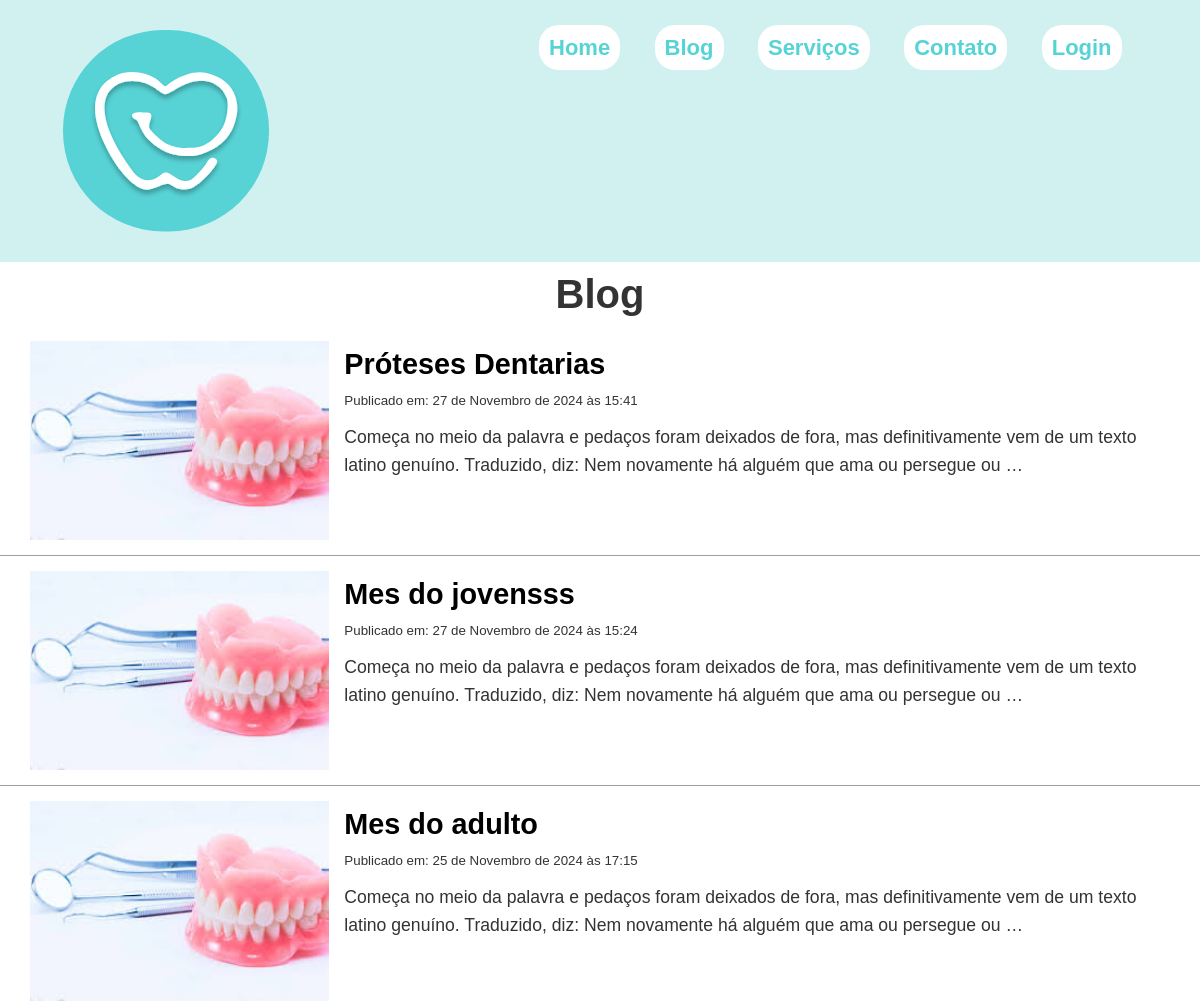
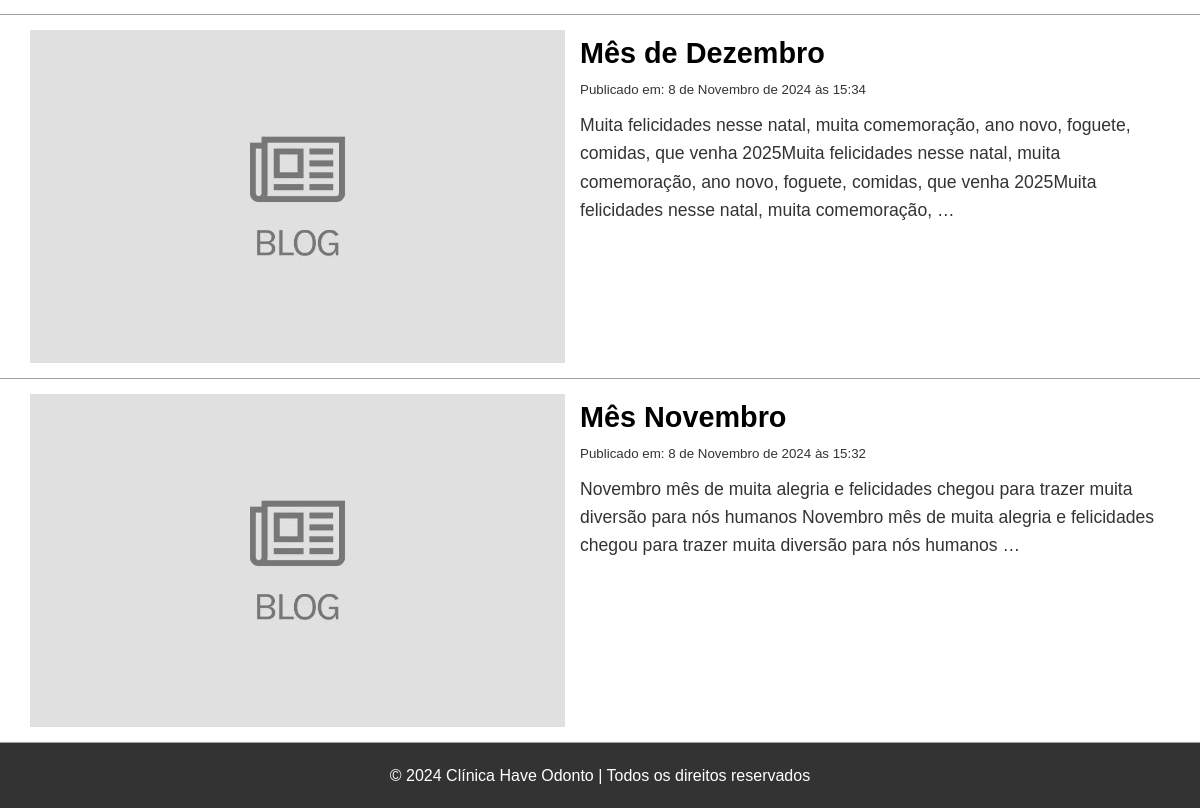
/blog/, run on an earlier commit of the app's database (2 pictures, top to bottom).
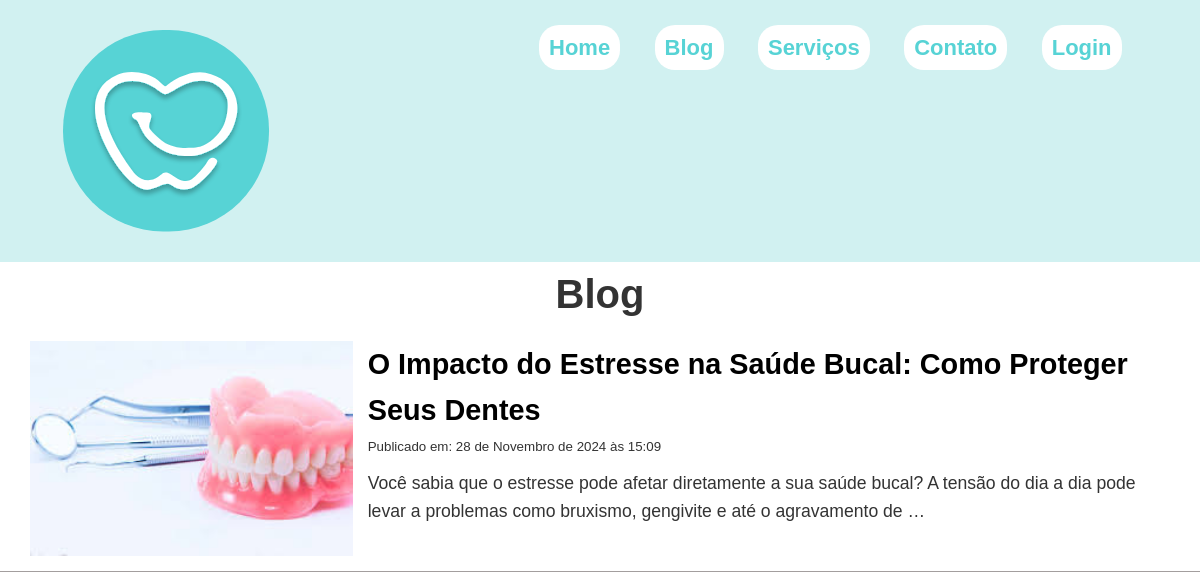
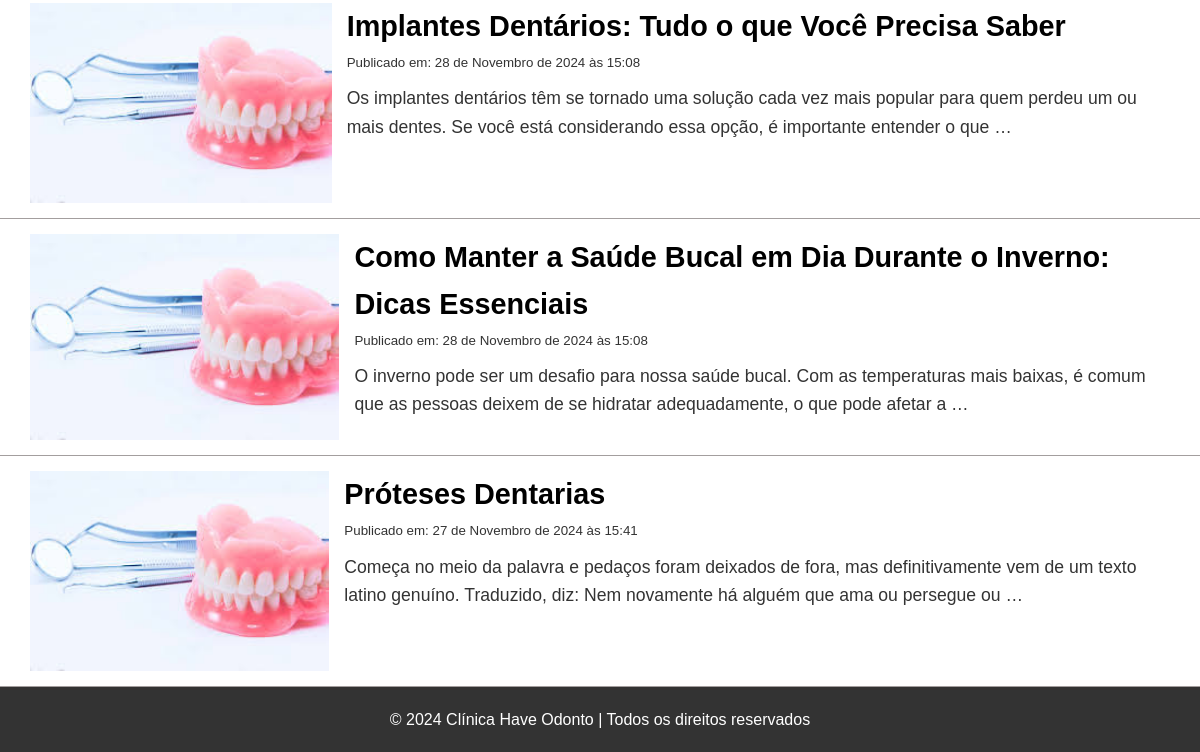
And on a later commit of the database (2 pictures, top to bottom).
### blog/models.py (models this page shows, shortened)
class Post(models.Model):
    title = models.CharField(max_length=100)
    description = models.CharField(max_length=200)
    content = models.TextField()
    created_at = models.DateTimeField(auto_now_add=True)
    updated_at = models.DateTimeField(auto_now=True)
    published = models.BooleanField(default=False)
    image = models.ImageField(upload_to='posts/',  default='posts/default.webp')
    class Meta:
        verbose_name = 'Post'
        verbose_name_plural = 'Posts'
        ordering = ['id']

### blog/views.py (the view)
# urls.py: path('blog/', views.post_list, name='post_list'),
def post_list(request):
    posts = Post.objects.filter(published=True).order_by('-created_at')
    return render(request, 'blog/post_list.html', {'posts': posts})

### blog/templates/blog/post_list.html (shortened to what this page needs)
{% load static %}
<!DOCTYPE html>
<html lang="pt-br">
<head>
    <link rel="stylesheet" href="{% static 'blog/css/style.css' %}">
</head>
<body>
    <header>
        <div class="container">
            <div class="navbar-container">
                <nav class="nav">
                    <img src="{% static 'base/img/logo.svg' %}" alt="LOGO Have Odonto" class="cabecalho-imagem">
                    <ul class="navbar-itens">
                        <li><a href="{% url 'home' %}">Home</a></li>
                        <li><a href="{% url 'post_list' %}">Blog</a></li>
                        <li><a href="#servicos">Serviços</a></li>
                        <li><a href="#endereco">Contato</a></li>
                        <li><a href="#" class="default-btn">Login</a></li>
                    </ul>
                </nav>
            </div>
    </header>
    <main>
        <h1 id="title-blog">Blog</h1>
    <ul>
        {% for post in posts %}
            <li id="list-post">
                <img src="{{ post.image.url }}" alt="{{ post.title }}" id="img-post">
                <div>
                    <h2 id="title-post"><a href="{% url 'post_detail' post.pk %}">{{ post.title }}</a></h2>
                    <small>Publicado em: {{ post.created_at }}</small>
                    <p id="content-post">{{ post.content|truncatewords:30 }}</p>
                </div>
            </li>
        {% endfor %}
    </ul>
    </main>
    <footer>
        <p>&copy; 2024 Clínica Have Odonto | Todos os direitos reservados</p>
    </footer>
</body>
</html>

### blog/static/blog/css/style.css (style rules this page uses)
* { padding: 0; margin: 0; box-sizing: border-box; font-family: 'Arial', sans-serif; color: #333; line-height: 1.6; }
a { text-decoration: none; color: #000; }
ul { list-style-type: none; }
img { max-width: 100%; object-fit: cover; }
header { background-color: #d1f1f1; padding: 30px 0; position: relative; text-align: center; }
header nav ul { list-style: none; }
header nav ul li { display: inline; margin: 0 15px; }
header nav ul li a { color: #57D3D5; background-color: #fff; text-decoration: none; font-weight: bold; font-size: 22px; padding: 10px; border-radius: 20px; }
nav { display: flex; justify-content: space-around; }
#title-blog { text-align: center; font-size: 2.5em; }
#list-post { margin: auto; max-width: 1200px; padding: 15px 30px; display: flex; flex-direction: column; border-bottom: 1px solid #a39e9e; }
#title-post { font-size: 1.8em; }
#content-post { font-size: 1.1em; padding: 10px 0; }
@media (min-width: 900px) { #list-post { flex-direction: row; } }
@media (min-width: 900px) { #img-post { width: 550px; padding-right: 15px; } }
footer { background-color: #333; text-align: center; padding: 20px; }
footer p { color: white; }

What changed in the data, as far as the page shows it:
removed Post: image (picture), title "Mes do jovensss", created_at "27 de Novembro de 2024 às 15:24", content "Começa no meio da palavra e pedaços foram deixados de fora, mas definitivamente vem de um texto latino genuíno. Traduzido, diz: Nem novamente há alguém que ama ou persegue ou …"
removed Post: image (picture), title "Mes do adulto", created_at "25 de Novembro de 2024 às 17:15", content "Começa no meio da palavra e pedaços foram deixados de fora, mas definitivamente vem de um texto latino genuíno. Traduzido, diz: Nem novamente há alguém que ama ou persegue ou …"
removed Post: image (placeholder picture), title "Mês de Dezembro", created_at "8 de Novembro de 2024 às 15:34", content "Muita felicidades nesse natal, muita comemoração, ano novo, foguete, comidas, que venha 2025Muita felicidades nesse natal, muita comemoração, ano novo, foguete, comidas, que venha 2025Muita felicidades nesse natal, muita comemoração, …"
removed Post: image (placeholder picture), title "Mês Novembro", created_at "8 de Novembro de 2024 às 15:32", content "Novembro mês de muita alegria e felicidades chegou para trazer muita diversão para nós humanos Novembro mês de muita alegria e felicidades chegou para trazer muita diversão para nós humanos …"
added Post: image (picture), title "O Impacto do Estresse na Saúde Bucal: Como Proteger Seus Dentes", created_at "28 de Novembro de 2024 às 15:09", content "Você sabia que o estresse pode afetar diretamente a sua saúde bucal? A tensão do dia a dia pode levar a problemas como bruxismo, gengivite e até o agravamento de …"
added Post: image (picture), title "Implantes Dentários: Tudo o que Você Precisa Saber", created_at "28 de Novembro de 2024 às 15:08", content "Os implantes dentários têm se tornado uma solução cada vez mais popular para quem perdeu um ou mais dentes. Se você está considerando essa opção, é importante entender o que …"
added Post: image (picture), title "Como Manter a Saúde Bucal em Dia Durante o Inverno: Dicas Essenciais", created_at "28 de Novembro de 2024 às 15:08", content "O inverno pode ser um desafio para nossa saúde bucal. Com as temperaturas mais baixas, é comum que as pessoas deixem de se hidratar adequadamente, o que pode afetar a …"
